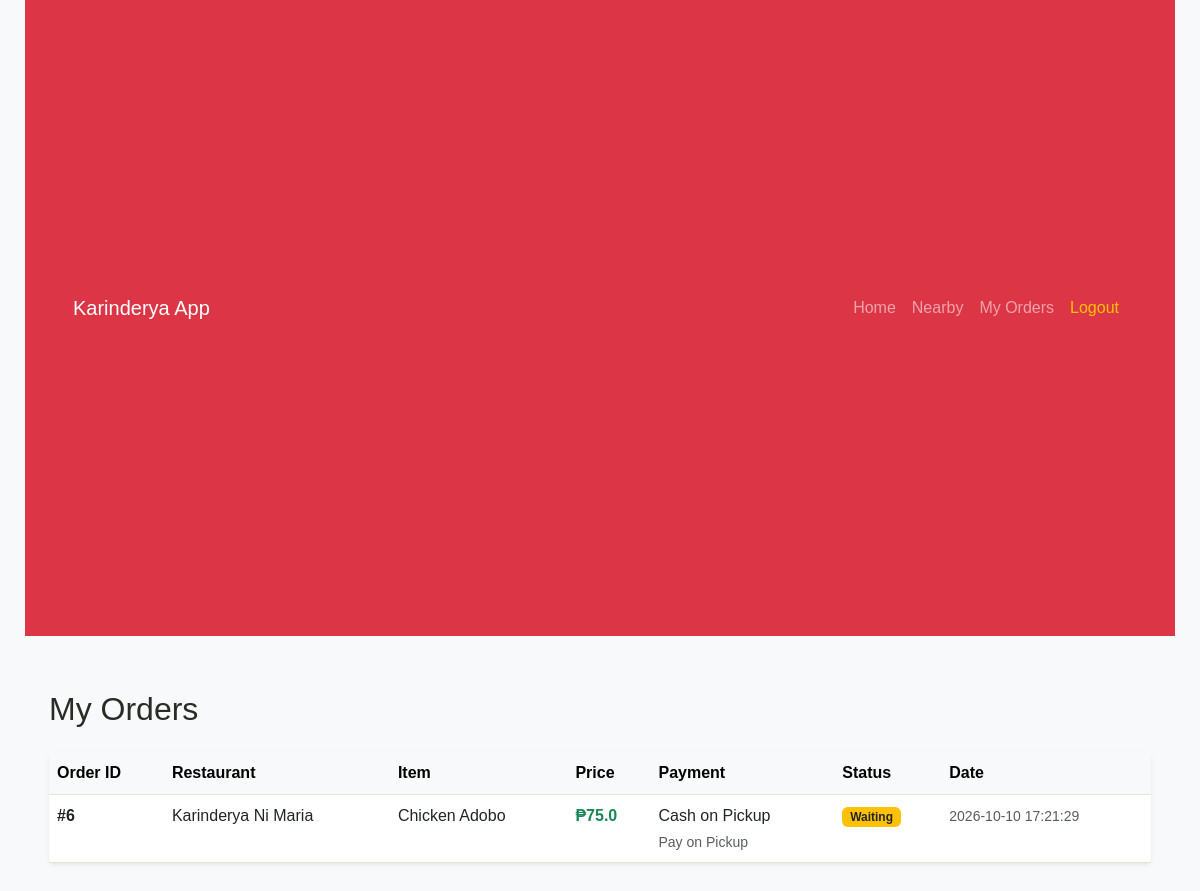
The page /queue/1 (signed in) on the database as committed earlier.
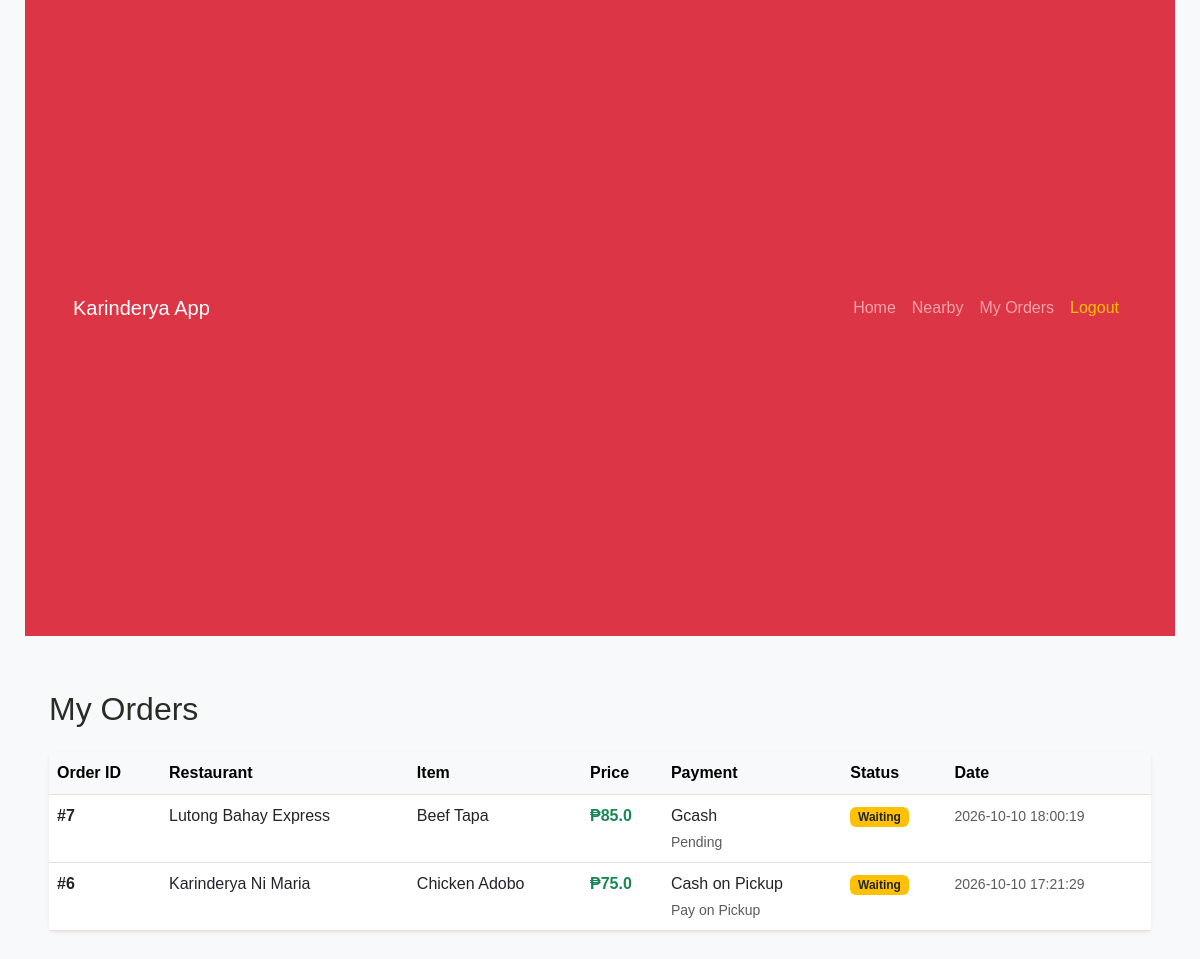
The same page on the database as committed later.
### tables this page shows
CREATE TABLE orders (

            id INTEGER PRIMARY KEY AUTOINCREMENT,

            username TEXT NOT NULL,

            restaurant_id INTEGER NOT NULL,

            restaurant_name TEXT NOT NULL,

            food TEXT NOT NULL,

            price REAL NOT NULL,

            payment_method TEXT NOT NULL,

            payment_status TEXT NOT NULL,

            order_status TEXT NOT NULL,

            created_at TEXT NOT NULL

        );

### app.py (the view, shortened to what this page needs)
@app.route("/queue/<int:order_id>")
def queue(order_id):
    if "username" not in session:
        return redirect(url_for("login"))
    conn = get_db()
    customer_orders = []
    try:
         if isinstance(conn, sqlite3.Connection):
             conn.row_factory = sqlite3.Row
             cursor = conn.cursor()
             order_columns = _table_columns(conn, "orders")
             if {"user_id", "item_id"}.issubset(order_columns) and "user_id" in session:
                  customer_orders = cursor.execute("""
                      SELECT o.*, m.name AS item_name
                      FROM orders o
                      LEFT JOIN menu_items m ON m.id = o.item_id
                      WHERE o.user_id = ?
                      ORDER BY o.id DESC
                  """, (session.get("user_id"),)).fetchall()
             elif "username" in order_columns:
                  customer_orders = cursor.execute(
                      "SELECT * FROM orders WHERE username = ? ORDER BY id DESC",
                      (session["username"],)
                  ).fetchall()
    except Exception as e:
        app.logger.exception(f"Database error while loading orders: {e}")
        abort(500)
    finally:
        conn.close()
    return render_template("orders.html", orders=customer_orders)

### app.py (called while the page is built, shortened)
def get_db():
    database_url = os.environ.get("DATABASE_URL")
    if not database_url:
        print("Warning: DATABASE_URL is not set. Falling back to SQLite for development.")
        return sqlite3.connect(DATABASE)

def _table_columns(db_conn, table_name):
    if isinstance(db_conn, sqlite3.Connection):
        cursor = db_conn.cursor()
        cursor.execute(f"PRAGMA table_info({table_name})")
        columns = [row[1] for row in cursor.fetchall()]
        return set(columns)
    else:
        cursor = db_conn.cursor()
        cursor.execute(f"SELECT column_name FROM information_schema.columns WHERE table_name = '{table_name}'")
        columns = [row[0] for row in cursor.fetchall()]
        return set(columns)

### templates/orders.html (shortened to what this page needs)
{% extends "base.html" %}
{% block content %}
<h2 class="mb-4">My Orders</h2>
<div class="card shadow-sm border-0">
    <div class="card-body p-0">
        <div class="table-responsive">
            <table class="table table-hover mb-0">
                <thead class="table-light">
                    <tr>
                        <th>Order ID</th>
                        <th>Restaurant</th>
                        <th>Item</th>
                        <th>Price</th>
                        <th>Payment</th>
                        <th>Status</th>
                        <th>Date</th>
                    </tr>
                </thead>
                <tbody>
                    {% for order in orders %}
                    <tr>
                        <td class="fw-bold">#{{ order.id }}</td>
                        <td>{{ order.restaurant_name }}</td>
                        <td>{{ order.food }}</td>
                        <td class="text-success fw-bold">₱{{ order.price }}</td>
                        <td>
                            {{ order.payment_method }}<br>
                            <small class="text-muted">{{ order.payment_status }}</small>
                        </td>
                        <td>
                            {% if order.order_status == 'Waiting' %}
                                <span class="badge bg-warning text-dark">Waiting</span>
                            {% else %}
                                <span class="badge bg-success">{{ order.order_status }}</span>
                            {% endif %}
                        </td>
                        <td><small class="text-muted">{{ order.created_at }}</small></td>
                    </tr>
                    {% else %}
                    <tr>
                        <td colspan="7" class="text-center py-5 text-muted">You have no orders yet.</td>
                    </tr>
                    {% endfor %}
                </tbody>
            </table>
        </div>
    </div>
</div>
{% endblock %}

### templates/base.html (shortened to what this page needs)
<!DOCTYPE html>
<html lang="en">
<head>
    <link href="https://cdn.jsdelivr.net/npm/bootstrap@5.3.0/dist/css/bootstrap.min.css" rel="stylesheet">
    <link rel="stylesheet" href="{{ url_for('static', filename='style.css') }}">
</head>
<body class="bg-light">
    <nav class="navbar navbar-expand-lg navbar-dark bg-danger mb-4">
        <div class="container">
            <a class="navbar-brand" href="{{ url_for('home') }}">Karinderya App</a>
            <div class="collapse navbar-collapse" id="navbarNav">
                <ul class="navbar-nav ms-auto">
                    <li class="nav-item">
                        <a class="nav-link" href="{{ url_for('home') }}">Home</a>
                    </li>
                    {% if session.get('username') %}
                        <li class="nav-item">
                            <a class="nav-link" href="{{ url_for('nearby') }}">Nearby</a>
                        </li>
                        {% if session.get('username') == 'admin' %}
                            <li class="nav-item">
                                <a class="nav-link" href="{{ url_for('admin_dashboard') }}">Admin Dashboard</a>
                            </li>
                        {% else %}
                            <li class="nav-item">
                                <a class="nav-link" href="{{ url_for('queue', order_id=0) }}">My Orders</a>
                            </li>
                        {% endif %}
                        <li class="nav-item">
                            <a class="nav-link text-warning" href="{{ url_for('logout') }}">Logout</a>
                        </li>
                    {% endif %}
                </ul>
            </div>
        </div>
    </nav>
    <div class="container">
        {% block content %}{% endblock %}
    </div>
</body>
</html>

### style.css/static/style.css (style rules this page uses)
* { box-sizing: border-box; }
body { margin: 0; background: #fffaf2; color: #292b25; font-family: Arial, sans-serif; line-height: 1.6; }
a { color: #315c43; text-decoration: none; }
.navbar { max-width: 1150px; margin: auto; padding: 18px 24px; display: flex; align-items: center; justify-content: space-between; gap: 20px; }
.container { max-width: 1150px; min-height: 75vh; margin: auto; padding: 30px 24px 50px; }
table { width: 100%; border-collapse: collapse; min-width: 650px; text-align: left; }
th, td { padding: 14px; border-bottom: 1px solid #e8e1d5; }
th { background: #f1e9d9; }

Rows that differ between the two databases and show on the page:
added orders: id "7", restaurant_name "Lutong Bahay Express", food "Beef Tapa", price "85.0", payment_method "Gcash", payment_status "Pending", order_status "Waiting", created_at "2026-10-10 18:00:19"
